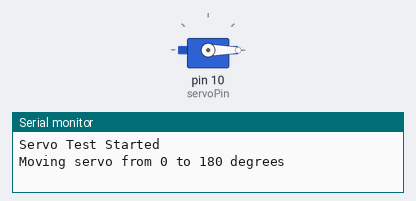
Bench run of a sketch on a simulated Arduino Uno, built with avr-gcc and run on an emulated ATmega328P. Shown: servo, the last lines printed to the serial monitor.

Above: at 0.05 s.
At 4.45 s:
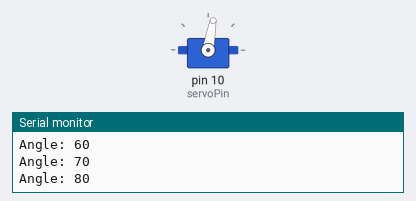
At 8.95 s:
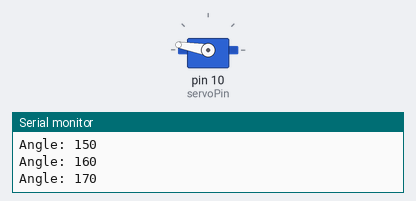
At 17.95 s:
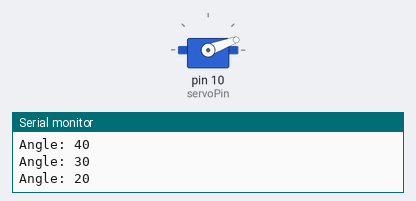
Timing chart, 0 to 27.3 s (numbered marks = the images above):
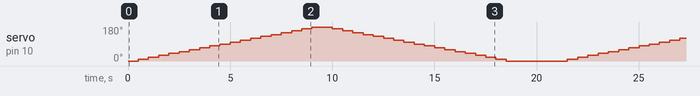

The sketch:

servo_test.ino
```cpp
#include <Servo.h>

Servo servo;
const int servoPin = 10;

void setup() {
  Serial.begin(9600);
  servo.attach(servoPin);
  Serial.println("Servo Test Started");
}

void loop() {
  Serial.println("Moving servo from 0 to 180 degrees");

  for (int angle = 0; angle <= 180; angle += 10) {
    servo.write(angle);
    Serial.print("Angle: ");
    Serial.println(angle);
    delay(500);
  }

  Serial.println("Moving servo from 180 to 0 degrees");

  for (int angle = 180; angle >= 0; angle -= 10) {
    servo.write(angle);
    Serial.print("Angle: ");
    Serial.println(angle);
    delay(500);
  }

  delay(2000);
}
```
